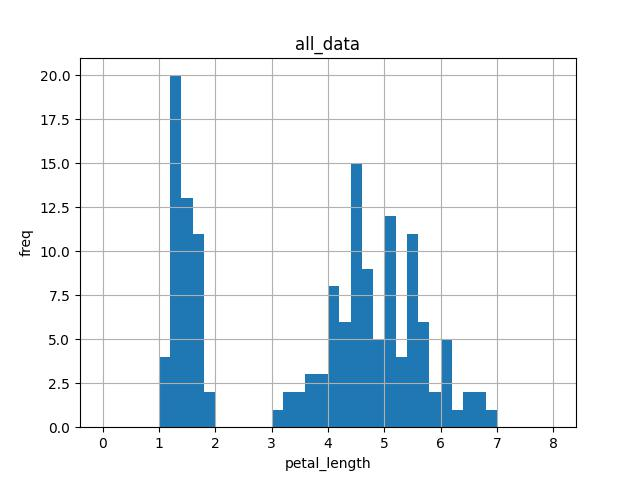

Recreate this plot in Python.
import numpy as np
import pandas as pd
import matplotlib.pyplot as plt

df = pd.read_csv('./iris.csv')

plt.figure()
plt.title("all_data")
plt.xlabel("petal_length")
plt.ylabel("freq")
plt.grid(True)
plt.hist(df["petal_length"], bins=40, range=(0, 8))
plt.savefig('./kadai2_1.jpg')
plt.close('all')